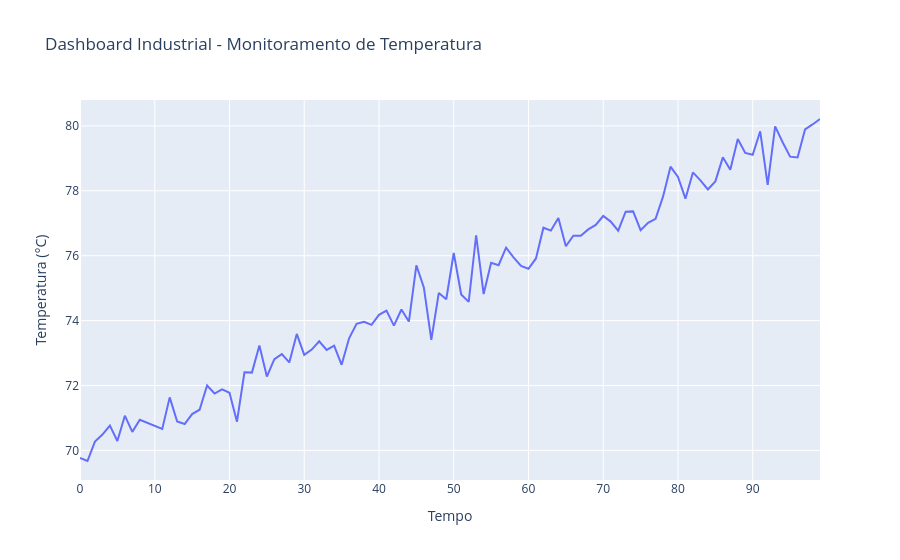

The notebook cell this image was saved under:
### Code cell
import numpy as np
import plotly.graph_objects as go

# simulação de dados industriais
tempo = np.arange(0, 100)
temperatura = 70 + 0.1 * tempo + np.random.normal(0, 0.5, len(tempo))

fig = go.Figure()

fig.add_trace(go.Scatter(
    x=tempo,
    y=temperatura,
    mode='lines',
    name='Temperatura'
))

fig.update_layout(
    title="Dashboard Industrial - Monitoramento de Temperatura",
    xaxis_title="Tempo",
    yaxis_title="Temperatura (°C)"
)

fig.show()

### Figure 1 — Plotly figure (JSON) as saved in the notebook; plotly's stock layout.template omitted (floating-point values rounded to 4 significant figures)
{"data": [{"mode": "lines", "name": "Temperatura", "type": "scatter", "x": [0, 1, 2, 3, 4, 5, 6, 7, 8, 9, 10, 11, 12, 13, 14, 15, 16, 17, 18, 19, 20, 21, 22, 23, 24, 25, 26, 27, 28, 29, 30, 31, 32, 33, 34, 35, 36, 37, 38, 39, 40, 41, 42, 43, 44, 45, 46, 47, 48, 49, 50, 51, 52, 53, 54, 55, 56, 57, 58, 59, 60, 61, 62, 63, 64, 65, 66, 67, 68, 69, 70, 71, 72, 73, 74, 75, 76, 77, 78, 79, 80, 81, 82, 83, 84, 85, 86, 87, 88, 89, 90, 91, 92, 93, 94, 95, 96, 97, 98, 99], "y": [69.76, 69.67, 70.27, 70.49, 70.77, 70.29, 71.07, 70.57, 70.94, 70.85, 70.74, 70.66, 71.63, 70.89, 70.81, 71.12, 71.25, 72.0, 71.75, 71.88, 71.77, 70.88, 72.41, 72.4, 73.23, 72.28, 72.81, 72.97, 72.71, 73.59, 72.94, 73.11, 73.36, 73.09, 73.23, 72.64, 73.45, 73.9, 73.96, 73.87, 74.18, 74.31, 73.84, 74.34, 73.97, 75.7, 75.02, 73.41, 74.85, 74.66, 76.08, 74.81, 74.58, 76.63, 74.82, 75.78, 75.71, 76.25, 75.95, 75.68, 75.6, 75.91, 76.86, 76.77, 77.16, 76.29, 76.62, 76.61, 76.81, 76.95, 77.22, 77.05, 76.77, 77.36, 77.37, 76.79, 77.02, 77.14, 77.82, 78.74, 78.43, 77.76, 78.57, 78.32, 78.04, 78.29, 79.03, 78.65, 79.6, 79.17, 79.11, 79.83, 78.18, 79.99, 79.5, 79.05, 79.03, 79.89, 80.04, 80.21]}], "layout": {"title": {"text": "Dashboard Industrial - Monitoramento de Temperatura"}, "xaxis": {"title": {"text": "Tempo"}}, "yaxis": {"title": {"text": "Temperatura (°C)"}}}}
